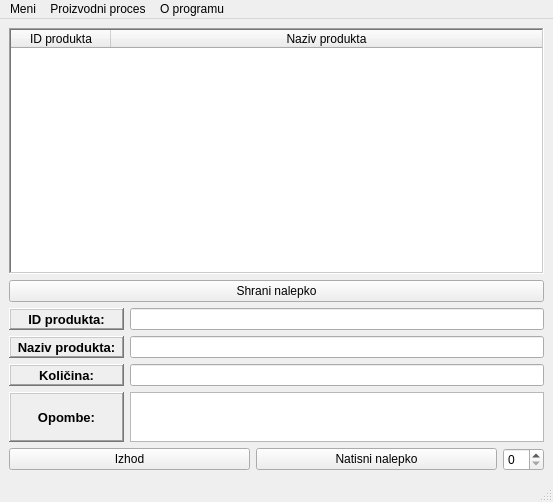
<?xml version="1.0" encoding="UTF-8"?>
<ui version="4.0">
 <class>MainWindow</class>
 <widget class="QMainWindow" name="MainWindow">
  <property name="geometry">
   <rect>
    <x>0</x>
    <y>0</y>
    <width>553</width>
    <height>502</height>
   </rect>
  </property>
  <property name="minimumSize">
   <size>
    <width>0</width>
    <height>0</height>
   </size>
  </property>
  <property name="windowTitle">
   <string>MainWindow</string>
  </property>
  <widget class="QWidget" name="centralwidget">
   <layout class="QGridLayout" name="gridLayout">
    <item row="8" column="0">
     <layout class="QVBoxLayout" name="verticalLayout">
      <item>
       <layout class="QHBoxLayout" name="horizontalLayout">
        <item>
         <widget class="QPushButton" name="pushButton_izhod">
          <property name="text">
           <string>Izhod</string>
          </property>
          <property name="icon">
           <iconset resource="icons.qrc">
            <normaloff>:/icons/izhod.ico</normaloff>:/icons/izhod.ico</iconset>
          </property>
         </widget>
        </item>
        <item>
         <widget class="QPushButton" name="pushButton_natisni">
          <property name="text">
           <string>Natisni nalepko</string>
          </property>
          <property name="icon">
           <iconset resource="icons.qrc">
            <normaloff>:/icons/print.ico</normaloff>:/icons/print.ico</iconset>
          </property>
         </widget>
        </item>
        <item>
         <widget class="QSpinBox" name="spinBox_kopijePrint">
          <property name="sizePolicy">
           <sizepolicy hsizetype="Maximum" vsizetype="Fixed">
            <horstretch>0</horstretch>
            <verstretch>0</verstretch>
           </sizepolicy>
          </property>
         </widget>
        </item>
       </layout>
      </item>
     </layout>
    </item>
    <item row="5" column="0">
     <layout class="QHBoxLayout" name="horizontalLayout_3">
      <item>
       <widget class="QLabel" name="label_nazivProdukta">
        <property name="minimumSize">
         <size>
          <width>115</width>
          <height>0</height>
         </size>
        </property>
        <property name="font">
         <font>
          <pointsize>10</pointsize>
          <weight>75</weight>
          <bold>true</bold>
         </font>
        </property>
        <property name="layoutDirection">
         <enum>Qt::LeftToRight</enum>
        </property>
        <property name="frameShape">
         <enum>QFrame::WinPanel</enum>
        </property>
        <property name="frameShadow">
         <enum>QFrame::Raised</enum>
        </property>
        <property name="text">
         <string>Naziv produkta:</string>
        </property>
        <property name="alignment">
         <set>Qt::AlignCenter</set>
        </property>
        <property name="buddy">
         <cstring>lineEdit_nazivProdukta</cstring>
        </property>
       </widget>
      </item>
      <item>
       <widget class="QLineEdit" name="lineEdit_nazivProdukta"/>
      </item>
     </layout>
    </item>
    <item row="4" column="0">
     <layout class="QHBoxLayout" name="horizontalLayout_4">
      <item>
       <widget class="QLabel" name="label_IDprodukta">
        <property name="minimumSize">
         <size>
          <width>115</width>
          <height>0</height>
         </size>
        </property>
        <property name="font">
         <font>
          <pointsize>10</pointsize>
          <weight>75</weight>
          <bold>true</bold>
         </font>
        </property>
        <property name="layoutDirection">
         <enum>Qt::LeftToRight</enum>
        </property>
        <property name="frameShape">
         <enum>QFrame::WinPanel</enum>
        </property>
        <property name="frameShadow">
         <enum>QFrame::Raised</enum>
        </property>
        <property name="text">
         <string>ID produkta:</string>
        </property>
        <property name="alignment">
         <set>Qt::AlignCenter</set>
        </property>
        <property name="buddy">
         <cstring>lineEdit_IDprodukta</cstring>
        </property>
       </widget>
      </item>
      <item>
       <widget class="QLineEdit" name="lineEdit_IDprodukta"/>
      </item>
     </layout>
    </item>
    <item row="1" column="0">
     <widget class="QTreeWidget" name="treeWidget">
      <property name="minimumSize">
       <size>
        <width>0</width>
        <height>200</height>
       </size>
      </property>
      <property name="frameShape">
       <enum>QFrame::WinPanel</enum>
      </property>
      <property name="lineWidth">
       <number>2</number>
      </property>
      <property name="sizeAdjustPolicy">
       <enum>QAbstractScrollArea::AdjustToContents</enum>
      </property>
      <column>
       <property name="text">
        <string>ID produkta</string>
       </property>
       <property name="textAlignment">
        <set>AlignCenter</set>
       </property>
      </column>
      <column>
       <property name="text">
        <string>Naziv produkta</string>
       </property>
       <property name="textAlignment">
        <set>AlignCenter</set>
       </property>
      </column>
     </widget>
    </item>
    <item row="6" column="0">
     <layout class="QHBoxLayout" name="horizontalLayout_2">
      <item>
       <widget class="QLabel" name="label_kolicina">
        <property name="minimumSize">
         <size>
          <width>115</width>
          <height>0</height>
         </size>
        </property>
        <property name="font">
         <font>
          <pointsize>10</pointsize>
          <weight>75</weight>
          <bold>true</bold>
         </font>
        </property>
        <property name="layoutDirection">
         <enum>Qt::LeftToRight</enum>
        </property>
        <property name="frameShape">
         <enum>QFrame::WinPanel</enum>
        </property>
        <property name="frameShadow">
         <enum>QFrame::Raised</enum>
        </property>
        <property name="text">
         <string>Količina:</string>
        </property>
        <property name="alignment">
         <set>Qt::AlignCenter</set>
        </property>
        <property name="buddy">
         <cstring>lineEdit_kolicina</cstring>
        </property>
       </widget>
      </item>
      <item>
       <widget class="QLineEdit" name="lineEdit_kolicina"/>
      </item>
     </layout>
    </item>
    <item row="3" column="0">
     <widget class="QPushButton" name="pushButton_shraniNalepko">
      <property name="text">
       <string>Shrani nalepko</string>
      </property>
      <property name="icon">
       <iconset resource="icons.qrc">
        <normaloff>:/icons/save.ico</normaloff>:/icons/save.ico</iconset>
      </property>
     </widget>
    </item>
    <item row="7" column="0">
     <layout class="QHBoxLayout" name="horizontalLayout_5" stretch="0,0">
      <property name="spacing">
       <number>6</number>
      </property>
      <property name="sizeConstraint">
       <enum>QLayout::SetFixedSize</enum>
      </property>
      <item>
       <widget class="QLabel" name="label_opombe">
        <property name="minimumSize">
         <size>
          <width>115</width>
          <height>50</height>
         </size>
        </property>
        <property name="maximumSize">
         <size>
          <width>16777215</width>
          <height>50</height>
         </size>
        </property>
        <property name="font">
         <font>
          <pointsize>10</pointsize>
          <weight>75</weight>
          <bold>true</bold>
         </font>
        </property>
        <property name="frameShape">
         <enum>QFrame::WinPanel</enum>
        </property>
        <property name="frameShadow">
         <enum>QFrame::Raised</enum>
        </property>
        <property name="lineWidth">
         <number>1</number>
        </property>
        <property name="text">
         <string>Opombe:</string>
        </property>
        <property name="alignment">
         <set>Qt::AlignCenter</set>
        </property>
       </widget>
      </item>
      <item>
       <widget class="QTextEdit" name="textEdit_opombe">
        <property name="minimumSize">
         <size>
          <width>0</width>
          <height>50</height>
         </size>
        </property>
        <property name="maximumSize">
         <size>
          <width>16777215</width>
          <height>50</height>
         </size>
        </property>
       </widget>
      </item>
     </layout>
    </item>
   </layout>
  </widget>
  <widget class="QMenuBar" name="menubar">
   <property name="geometry">
    <rect>
     <x>0</x>
     <y>0</y>
     <width>553</width>
     <height>21</height>
    </rect>
   </property>
   <widget class="QMenu" name="menuMeni">
    <property name="title">
     <string>Meni</string>
    </property>
    <addaction name="actionNov_napis"/>
    <addaction name="actionPrint"/>
    <addaction name="actionShrani_nalepko"/>
    <addaction name="separator"/>
    <addaction name="actionIzhod"/>
   </widget>
   <widget class="QMenu" name="menuO_progrramu">
    <property name="title">
     <string>O programu</string>
    </property>
    <addaction name="actionO_programu"/>
   </widget>
   <widget class="QMenu" name="menuProizvodni_proces">
    <property name="title">
     <string>Proizvodni proces</string>
    </property>
    <addaction name="actionProizvodni_proces"/>
    <addaction name="actionDodaj_produkt"/>
   </widget>
   <addaction name="menuMeni"/>
   <addaction name="menuProizvodni_proces"/>
   <addaction name="menuO_progrramu"/>
  </widget>
  <widget class="QStatusBar" name="statusbar"/>
  <action name="actionPrint">
   <property name="icon">
    <iconset resource="icons.qrc">
     <normaloff>:/icons/icon.ico</normaloff>:/icons/icon.ico</iconset>
   </property>
   <property name="text">
    <string>Natisni nalepko...</string>
   </property>
   <property name="shortcut">
    <string>Ctrl+P</string>
   </property>
  </action>
  <action name="actionIzhod">
   <property name="icon">
    <iconset resource="icons.qrc">
     <normaloff>:/icons/izhod.ico</normaloff>:/icons/izhod.ico</iconset>
   </property>
   <property name="text">
    <string>Izhod</string>
   </property>
   <property name="shortcut">
    <string>Ctrl+Q</string>
   </property>
  </action>
  <action name="actionEdit">
   <property name="text">
    <string>Edit</string>
   </property>
  </action>
  <action name="actionDelete">
   <property name="text">
    <string>Izbriši nalepko</string>
   </property>
   <property name="toolTip">
    <string>&lt;html&gt;&lt;head/&gt;&lt;body&gt;&lt;p&gt;Izbriše nalepko&lt;/p&gt;&lt;/body&gt;&lt;/html&gt;</string>
   </property>
  </action>
  <action name="actionO_programu">
   <property name="icon">
    <iconset resource="icons.qrc">
     <normaloff>:/icons/about.ico</normaloff>:/icons/about.ico</iconset>
   </property>
   <property name="text">
    <string>O programu...</string>
   </property>
   <property name="shortcut">
    <string>Ctrl+I</string>
   </property>
  </action>
  <action name="actionShrani_nalepko">
   <property name="icon">
    <iconset resource="icons.qrc">
     <normaloff>:/icons/save.ico</normaloff>:/icons/save.ico</iconset>
   </property>
   <property name="text">
    <string>Shrani nalepko...</string>
   </property>
   <property name="shortcut">
    <string>Ctrl+S</string>
   </property>
  </action>
  <action name="actionNov_napis">
   <property name="icon">
    <iconset>
     <normaloff>:/icons/elraseti.png</normaloff>:/icons/elraseti.png</iconset>
   </property>
   <property name="text">
    <string>Qr koda...</string>
   </property>
   <property name="shortcut">
    <string>Ctrl+N</string>
   </property>
  </action>
  <action name="actionProizvodni_proces">
   <property name="text">
    <string>Išči produkt...</string>
   </property>
  </action>
  <action name="actionDodaj_produkt">
   <property name="text">
    <string>Dodaj produkt...</string>
   </property>
  </action>
 </widget>
 <tabstops>
  <tabstop>lineEdit_IDprodukta</tabstop>
  <tabstop>lineEdit_nazivProdukta</tabstop>
  <tabstop>lineEdit_kolicina</tabstop>
  <tabstop>textEdit_opombe</tabstop>
  <tabstop>pushButton_natisni</tabstop>
  <tabstop>pushButton_shraniNalepko</tabstop>
  <tabstop>treeWidget</tabstop>
  <tabstop>pushButton_izhod</tabstop>
 </tabstops>
 <resources>
  <include location="icons.qrc"/>
 </resources>
 <connections>
  <connection>
   <sender>pushButton_izhod</sender>
   <signal>clicked()</signal>
   <receiver>MainWindow</receiver>
   <slot>close()</slot>
   <hints>
    <hint type="sourcelabel">
     <x>253</x>
     <y>470</y>
    </hint>
    <hint type="destinationlabel">
     <x>522</x>
     <y>448</y>
    </hint>
   </hints>
  </connection>
 </connections>
</ui>
